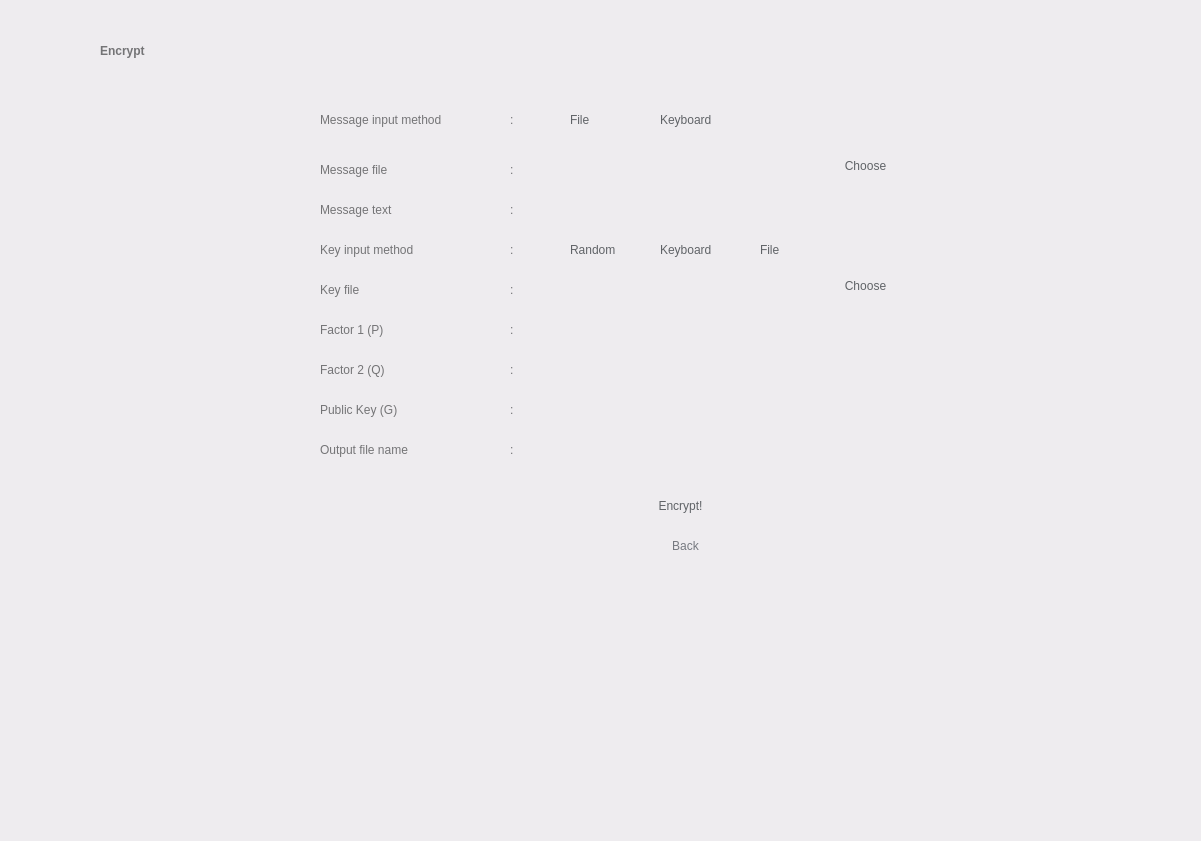
<?xml version="1.0" encoding="UTF-8"?>
<ui version="4.0">
 <class>Widget</class>
 <widget class="QWidget" name="Widget">
  <property name="geometry">
   <rect>
    <x>0</x>
    <y>0</y>
    <width>1201</width>
    <height>841</height>
   </rect>
  </property>
  <property name="windowTitle">
   <string>Widget</string>
  </property>
  <property name="styleSheet">
   <string notr="true">background-color: rgb(238, 236, 239);</string>
  </property>
  <widget class="QWidget" name="widget1" native="true">
   <property name="geometry">
    <rect>
     <x>0</x>
     <y>0</y>
     <width>1201</width>
     <height>841</height>
    </rect>
   </property>
   <property name="styleSheet">
    <string notr="true">QWidget#widget1 {background-color: rgb(246, 245, 247);};

</string>
   </property>
   <widget class="QLabel" name="label">
    <property name="geometry">
     <rect>
      <x>100</x>
      <y>30</y>
      <width>241</width>
      <height>41</height>
     </rect>
    </property>
    <property name="styleSheet">
     <string notr="true">background-color: rgba(255, 255, 255, 0);
color: rgb(116, 116, 118);
font: 36pt &quot;Product Sans&quot;;
font-weight: bold;
</string>
    </property>
    <property name="text">
     <string>Encrypt</string>
    </property>
    <property name="alignment">
     <set>Qt::AlignLeading|Qt::AlignLeft|Qt::AlignVCenter</set>
    </property>
   </widget>
   <widget class="QPushButton" name="goButton">
    <property name="geometry">
     <rect>
      <x>600</x>
      <y>480</y>
      <width>161</width>
      <height>51</height>
     </rect>
    </property>
    <property name="styleSheet">
     <string notr="true">font: 17pt &quot;Product Sans&quot;;
color: rgb(96, 99, 103);
border-radius: 25px;
</string>
    </property>
    <property name="text">
     <string>Encrypt!</string>
    </property>
   </widget>
   <widget class="QRadioButton" name="inputButton_1">
    <property name="geometry">
     <rect>
      <x>550</x>
      <y>110</y>
      <width>61</width>
      <height>20</height>
     </rect>
    </property>
    <property name="styleSheet">
     <string notr="true">font: 15pt &quot;Product Sans&quot;;
border-radius: 4px;
color: rgb(96, 99, 103);
background-color: rgba(255, 255, 255, 0);
</string>
    </property>
    <property name="text">
     <string>File</string>
    </property>
    <property name="autoExclusive">
     <bool>true</bool>
    </property>
    <attribute name="buttonGroup">
     <string notr="true">buttonGroup</string>
    </attribute>
   </widget>
   <widget class="QRadioButton" name="inputButton_2">
    <property name="geometry">
     <rect>
      <x>640</x>
      <y>110</y>
      <width>101</width>
      <height>20</height>
     </rect>
    </property>
    <property name="styleSheet">
     <string notr="true">font: 15pt &quot;Product Sans&quot;;
background-color: rgba(255, 255, 255, 0);
border-radius: 4px;
color: rgb(96, 99, 103);
</string>
    </property>
    <property name="text">
     <string>Keyboard</string>
    </property>
    <attribute name="buttonGroup">
     <string notr="true">buttonGroup</string>
    </attribute>
   </widget>
   <widget class="QLineEdit" name="inputFileField">
    <property name="geometry">
     <rect>
      <x>530</x>
      <y>150</y>
      <width>291</width>
      <height>31</height>
     </rect>
    </property>
    <property name="styleSheet">
     <string notr="true">border-radius: 2px;
padding-left: 10px;
color: rgb(116, 116, 118);
</string>
    </property>
    <property name="readOnly">
     <bool>true</bool>
    </property>
   </widget>
   <widget class="QLineEdit" name="Factor1KeyField">
    <property name="geometry">
     <rect>
      <x>530</x>
      <y>310</y>
      <width>291</width>
      <height>31</height>
     </rect>
    </property>
    <property name="styleSheet">
     <string notr="true">border-radius: 2px;
padding-left: 10px;
color: rgb(116, 116, 118);
</string>
    </property>
   </widget>
   <widget class="QLineEdit" name="inputKeyboardField">
    <property name="geometry">
     <rect>
      <x>530</x>
      <y>190</y>
      <width>291</width>
      <height>31</height>
     </rect>
    </property>
    <property name="styleSheet">
     <string notr="true">border-radius: 2px;
padding-left: 10px;
color: rgb(116, 116, 118);
</string>
    </property>
    <property name="readOnly">
     <bool>true</bool>
    </property>
   </widget>
   <widget class="QPushButton" name="messageFileButton">
    <property name="geometry">
     <rect>
      <x>830</x>
      <y>150</y>
      <width>71</width>
      <height>31</height>
     </rect>
    </property>
    <property name="styleSheet">
     <string notr="true">font: 15pt &quot;Product Sans&quot;;
color: rgb(96, 99, 103);
border-radius: 15px;
</string>
    </property>
    <property name="text">
     <string>Choose</string>
    </property>
   </widget>
   <widget class="QLabel" name="label_6">
    <property name="geometry">
     <rect>
      <x>320</x>
      <y>110</y>
      <width>171</width>
      <height>20</height>
     </rect>
    </property>
    <property name="styleSheet">
     <string notr="true">background-color: rgba(255, 255, 255, 0);
font: 15pt &quot;Product Sans&quot;;
color: rgb(116, 116, 118);</string>
    </property>
    <property name="text">
     <string>Message input method</string>
    </property>
    <property name="alignment">
     <set>Qt::AlignLeading|Qt::AlignLeft|Qt::AlignVCenter</set>
    </property>
   </widget>
   <widget class="QLabel" name="label_7">
    <property name="geometry">
     <rect>
      <x>320</x>
      <y>160</y>
      <width>171</width>
      <height>20</height>
     </rect>
    </property>
    <property name="styleSheet">
     <string notr="true">background-color: rgba(255, 255, 255, 0);
font: 15pt &quot;Product Sans&quot;;
color: rgb(116, 116, 118);</string>
    </property>
    <property name="text">
     <string>Message file</string>
    </property>
    <property name="alignment">
     <set>Qt::AlignLeading|Qt::AlignLeft|Qt::AlignVCenter</set>
    </property>
   </widget>
   <widget class="QLabel" name="label_8">
    <property name="geometry">
     <rect>
      <x>320</x>
      <y>200</y>
      <width>171</width>
      <height>20</height>
     </rect>
    </property>
    <property name="styleSheet">
     <string notr="true">background-color: rgba(255, 255, 255, 0);
font: 15pt &quot;Product Sans&quot;;
color: rgb(116, 116, 118);</string>
    </property>
    <property name="text">
     <string>Message text</string>
    </property>
    <property name="alignment">
     <set>Qt::AlignLeading|Qt::AlignLeft|Qt::AlignVCenter</set>
    </property>
   </widget>
   <widget class="QLabel" name="label_10">
    <property name="geometry">
     <rect>
      <x>320</x>
      <y>320</y>
      <width>171</width>
      <height>20</height>
     </rect>
    </property>
    <property name="styleSheet">
     <string notr="true">background-color: rgba(255, 255, 255, 0);
font: 15pt &quot;Product Sans&quot;;
color: rgb(116, 116, 118);</string>
    </property>
    <property name="text">
     <string>Factor 1 (P)</string>
    </property>
    <property name="alignment">
     <set>Qt::AlignLeading|Qt::AlignLeft|Qt::AlignVCenter</set>
    </property>
   </widget>
   <widget class="QLabel" name="label_12">
    <property name="geometry">
     <rect>
      <x>510</x>
      <y>200</y>
      <width>16</width>
      <height>20</height>
     </rect>
    </property>
    <property name="styleSheet">
     <string notr="true">background-color: rgba(255, 255, 255, 0);
font: 15pt &quot;Product Sans&quot;;
color: rgb(116, 116, 118);</string>
    </property>
    <property name="text">
     <string>:</string>
    </property>
    <property name="alignment">
     <set>Qt::AlignLeading|Qt::AlignLeft|Qt::AlignVCenter</set>
    </property>
   </widget>
   <widget class="QLabel" name="label_13">
    <property name="geometry">
     <rect>
      <x>510</x>
      <y>160</y>
      <width>16</width>
      <height>20</height>
     </rect>
    </property>
    <property name="styleSheet">
     <string notr="true">background-color: rgba(255, 255, 255, 0);
font: 15pt &quot;Product Sans&quot;;
color: rgb(116, 116, 118);</string>
    </property>
    <property name="text">
     <string>:</string>
    </property>
    <property name="alignment">
     <set>Qt::AlignLeading|Qt::AlignLeft|Qt::AlignVCenter</set>
    </property>
   </widget>
   <widget class="QLabel" name="label_15">
    <property name="geometry">
     <rect>
      <x>510</x>
      <y>110</y>
      <width>16</width>
      <height>20</height>
     </rect>
    </property>
    <property name="styleSheet">
     <string notr="true">background-color: rgba(255, 255, 255, 0);
font: 15pt &quot;Product Sans&quot;;
color: rgb(116, 116, 118);</string>
    </property>
    <property name="text">
     <string>:</string>
    </property>
    <property name="alignment">
     <set>Qt::AlignLeading|Qt::AlignLeft|Qt::AlignVCenter</set>
    </property>
   </widget>
   <widget class="QLabel" name="label_17">
    <property name="geometry">
     <rect>
      <x>510</x>
      <y>320</y>
      <width>16</width>
      <height>20</height>
     </rect>
    </property>
    <property name="styleSheet">
     <string notr="true">background-color: rgba(255, 255, 255, 0);
font: 15pt &quot;Product Sans&quot;;
color: rgb(116, 116, 118);</string>
    </property>
    <property name="text">
     <string>:</string>
    </property>
    <property name="alignment">
     <set>Qt::AlignLeading|Qt::AlignLeft|Qt::AlignVCenter</set>
    </property>
   </widget>
   <widget class="QPushButton" name="backButton">
    <property name="geometry">
     <rect>
      <x>650</x>
      <y>530</y>
      <width>71</width>
      <height>31</height>
     </rect>
    </property>
    <property name="styleSheet">
     <string notr="true">font: 12pt &quot;Product Sans&quot;;
color: rgb(118, 121, 128);
background-color: rgba(255, 255, 255, 0);
border-radius: 15px;
</string>
    </property>
    <property name="text">
     <string>Back</string>
    </property>
   </widget>
   <widget class="QLabel" name="label_9">
    <property name="geometry">
     <rect>
      <x>320</x>
      <y>240</y>
      <width>171</width>
      <height>20</height>
     </rect>
    </property>
    <property name="styleSheet">
     <string notr="true">background-color: rgba(255, 255, 255, 0);
font: 15pt &quot;Product Sans&quot;;
color: rgb(116, 116, 118);</string>
    </property>
    <property name="text">
     <string>Key input method</string>
    </property>
    <property name="alignment">
     <set>Qt::AlignLeading|Qt::AlignLeft|Qt::AlignVCenter</set>
    </property>
   </widget>
   <widget class="QLabel" name="label_16">
    <property name="geometry">
     <rect>
      <x>510</x>
      <y>240</y>
      <width>16</width>
      <height>20</height>
     </rect>
    </property>
    <property name="styleSheet">
     <string notr="true">background-color: rgba(255, 255, 255, 0);
font: 15pt &quot;Product Sans&quot;;
color: rgb(116, 116, 118);</string>
    </property>
    <property name="text">
     <string>:</string>
    </property>
    <property name="alignment">
     <set>Qt::AlignLeading|Qt::AlignLeft|Qt::AlignVCenter</set>
    </property>
   </widget>
   <widget class="QRadioButton" name="inputButton_3">
    <property name="geometry">
     <rect>
      <x>640</x>
      <y>240</y>
      <width>101</width>
      <height>20</height>
     </rect>
    </property>
    <property name="styleSheet">
     <string notr="true">font: 15pt &quot;Product Sans&quot;;
background-color: rgba(255, 255, 255, 0);
border-radius: 4px;
color: rgb(96, 99, 103);
</string>
    </property>
    <property name="text">
     <string>Keyboard</string>
    </property>
   </widget>
   <widget class="QRadioButton" name="inputButton_4">
    <property name="geometry">
     <rect>
      <x>550</x>
      <y>240</y>
      <width>81</width>
      <height>20</height>
     </rect>
    </property>
    <property name="styleSheet">
     <string notr="true">font: 15pt &quot;Product Sans&quot;;
border-radius: 4px;
color: rgb(96, 99, 103);
background-color: rgba(255, 255, 255, 0);
</string>
    </property>
    <property name="text">
     <string>Random</string>
    </property>
    <property name="autoExclusive">
     <bool>true</bool>
    </property>
   </widget>
   <widget class="QLineEdit" name="Factor2KeyField">
    <property name="geometry">
     <rect>
      <x>530</x>
      <y>350</y>
      <width>291</width>
      <height>31</height>
     </rect>
    </property>
    <property name="styleSheet">
     <string notr="true">border-radius: 2px;
padding-left: 10px;
color: rgb(116, 116, 118);
</string>
    </property>
   </widget>
   <widget class="QLabel" name="label_14">
    <property name="geometry">
     <rect>
      <x>320</x>
      <y>360</y>
      <width>171</width>
      <height>20</height>
     </rect>
    </property>
    <property name="styleSheet">
     <string notr="true">background-color: rgba(255, 255, 255, 0);
font: 15pt &quot;Product Sans&quot;;
color: rgb(116, 116, 118);</string>
    </property>
    <property name="text">
     <string>Factor 2 (Q)</string>
    </property>
    <property name="alignment">
     <set>Qt::AlignLeading|Qt::AlignLeft|Qt::AlignVCenter</set>
    </property>
   </widget>
   <widget class="QLabel" name="label_19">
    <property name="geometry">
     <rect>
      <x>510</x>
      <y>360</y>
      <width>16</width>
      <height>20</height>
     </rect>
    </property>
    <property name="styleSheet">
     <string notr="true">background-color: rgba(255, 255, 255, 0);
font: 15pt &quot;Product Sans&quot;;
color: rgb(116, 116, 118);</string>
    </property>
    <property name="text">
     <string>:</string>
    </property>
    <property name="alignment">
     <set>Qt::AlignLeading|Qt::AlignLeft|Qt::AlignVCenter</set>
    </property>
   </widget>
   <widget class="QLineEdit" name="PublicKeyField">
    <property name="geometry">
     <rect>
      <x>530</x>
      <y>390</y>
      <width>291</width>
      <height>31</height>
     </rect>
    </property>
    <property name="styleSheet">
     <string notr="true">border-radius: 2px;
padding-left: 10px;
color: rgb(116, 116, 118);
</string>
    </property>
   </widget>
   <widget class="QLabel" name="label_11">
    <property name="geometry">
     <rect>
      <x>320</x>
      <y>400</y>
      <width>171</width>
      <height>20</height>
     </rect>
    </property>
    <property name="styleSheet">
     <string notr="true">background-color: rgba(255, 255, 255, 0);
font: 15pt &quot;Product Sans&quot;;
color: rgb(116, 116, 118);</string>
    </property>
    <property name="text">
     <string>Public Key (G)</string>
    </property>
    <property name="alignment">
     <set>Qt::AlignLeading|Qt::AlignLeft|Qt::AlignVCenter</set>
    </property>
   </widget>
   <widget class="QLabel" name="label_18">
    <property name="geometry">
     <rect>
      <x>510</x>
      <y>400</y>
      <width>16</width>
      <height>20</height>
     </rect>
    </property>
    <property name="styleSheet">
     <string notr="true">background-color: rgba(255, 255, 255, 0);
font: 15pt &quot;Product Sans&quot;;
color: rgb(116, 116, 118);</string>
    </property>
    <property name="text">
     <string>:</string>
    </property>
    <property name="alignment">
     <set>Qt::AlignLeading|Qt::AlignLeft|Qt::AlignVCenter</set>
    </property>
   </widget>
   <widget class="QLineEdit" name="KeyFileName">
    <property name="geometry">
     <rect>
      <x>530</x>
      <y>430</y>
      <width>291</width>
      <height>31</height>
     </rect>
    </property>
    <property name="styleSheet">
     <string notr="true">border-radius: 2px;
padding-left: 10px;
color: rgb(116, 116, 118);
</string>
    </property>
   </widget>
   <widget class="QLabel" name="label_31">
    <property name="geometry">
     <rect>
      <x>320</x>
      <y>440</y>
      <width>171</width>
      <height>20</height>
     </rect>
    </property>
    <property name="styleSheet">
     <string notr="true">background-color: rgba(255, 255, 255, 0);
font: 15pt &quot;Product Sans&quot;;
color: rgb(116, 116, 118);</string>
    </property>
    <property name="text">
     <string>Output file name</string>
    </property>
    <property name="alignment">
     <set>Qt::AlignLeading|Qt::AlignLeft|Qt::AlignVCenter</set>
    </property>
   </widget>
   <widget class="QLabel" name="label_30">
    <property name="geometry">
     <rect>
      <x>510</x>
      <y>440</y>
      <width>16</width>
      <height>20</height>
     </rect>
    </property>
    <property name="styleSheet">
     <string notr="true">background-color: rgba(255, 255, 255, 0);
font: 15pt &quot;Product Sans&quot;;
color: rgb(116, 116, 118);</string>
    </property>
    <property name="text">
     <string>:</string>
    </property>
    <property name="alignment">
     <set>Qt::AlignLeading|Qt::AlignLeft|Qt::AlignVCenter</set>
    </property>
   </widget>
   <widget class="QLineEdit" name="messageOutput1">
    <property name="geometry">
     <rect>
      <x>880</x>
      <y>560</y>
      <width>591</width>
      <height>181</height>
     </rect>
    </property>
    <property name="styleSheet">
     <string notr="true">border-radius: 2px;
padding-left: 10px;
color: rgb(116, 116, 118);
</string>
    </property>
   </widget>
   <widget class="QRadioButton" name="inputButton_5">
    <property name="geometry">
     <rect>
      <x>740</x>
      <y>240</y>
      <width>101</width>
      <height>20</height>
     </rect>
    </property>
    <property name="styleSheet">
     <string notr="true">font: 15pt &quot;Product Sans&quot;;
background-color: rgba(255, 255, 255, 0);
border-radius: 4px;
color: rgb(96, 99, 103);
</string>
    </property>
    <property name="text">
     <string>File</string>
    </property>
   </widget>
   <widget class="QLabel" name="label_20">
    <property name="geometry">
     <rect>
      <x>510</x>
      <y>280</y>
      <width>16</width>
      <height>20</height>
     </rect>
    </property>
    <property name="styleSheet">
     <string notr="true">background-color: rgba(255, 255, 255, 0);
font: 15pt &quot;Product Sans&quot;;
color: rgb(116, 116, 118);</string>
    </property>
    <property name="text">
     <string>:</string>
    </property>
    <property name="alignment">
     <set>Qt::AlignLeading|Qt::AlignLeft|Qt::AlignVCenter</set>
    </property>
   </widget>
   <widget class="QLineEdit" name="inputFileField_2">
    <property name="geometry">
     <rect>
      <x>530</x>
      <y>270</y>
      <width>291</width>
      <height>31</height>
     </rect>
    </property>
    <property name="styleSheet">
     <string notr="true">border-radius: 2px;
padding-left: 10px;
color: rgb(116, 116, 118);
</string>
    </property>
    <property name="readOnly">
     <bool>true</bool>
    </property>
   </widget>
   <widget class="QLabel" name="label_21">
    <property name="geometry">
     <rect>
      <x>320</x>
      <y>280</y>
      <width>171</width>
      <height>20</height>
     </rect>
    </property>
    <property name="styleSheet">
     <string notr="true">background-color: rgba(255, 255, 255, 0);
font: 15pt &quot;Product Sans&quot;;
color: rgb(116, 116, 118);</string>
    </property>
    <property name="text">
     <string>Key file</string>
    </property>
    <property name="alignment">
     <set>Qt::AlignLeading|Qt::AlignLeft|Qt::AlignVCenter</set>
    </property>
   </widget>
   <widget class="QPushButton" name="keyFileButton">
    <property name="geometry">
     <rect>
      <x>830</x>
      <y>270</y>
      <width>71</width>
      <height>31</height>
     </rect>
    </property>
    <property name="styleSheet">
     <string notr="true">font: 15pt &quot;Product Sans&quot;;
color: rgb(96, 99, 103);
border-radius: 15px;
</string>
    </property>
    <property name="text">
     <string>Choose</string>
    </property>
   </widget>
   <widget class="QPlainTextEdit" name="messageOutput">
    <property name="geometry">
     <rect>
      <x>310</x>
      <y>600</y>
      <width>521</width>
      <height>191</height>
     </rect>
    </property>
    <property name="frameShape">
     <enum>QFrame::NoFrame</enum>
    </property>
    <property name="lineWrapMode">
     <enum>QPlainTextEdit::NoWrap</enum>
    </property>
   </widget>
  </widget>
 </widget>
 <resources/>
 <connections/>
 <buttongroups>
  <buttongroup name="buttonGroup"/>
 </buttongroups>
</ui>
